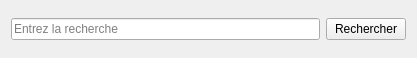
<?xml version="1.0" encoding="UTF-8"?>
<ui version="4.0">
 <class>ArticleSearchForm</class>
 <widget class="QWidget" name="ArticleSearchForm">
  <property name="geometry">
   <rect>
    <x>0</x>
    <y>0</y>
    <width>417</width>
    <height>58</height>
   </rect>
  </property>
  <property name="windowTitle">
   <string>Rechercher</string>
  </property>
  <layout class="QHBoxLayout" name="horizontalLayout_2">
   <item>
    <layout class="QHBoxLayout" name="horizontalLayout">
     <item>
      <widget class="QLineEdit" name="lineEdit">
       <property name="placeholderText">
        <string>Entrez la recherche</string>
       </property>
      </widget>
     </item>
     <item>
      <widget class="QPushButton" name="pushButton">
       <property name="text">
        <string>Rechercher</string>
       </property>
      </widget>
     </item>
    </layout>
   </item>
  </layout>
 </widget>
 <resources/>
 <connections/>
</ui>
